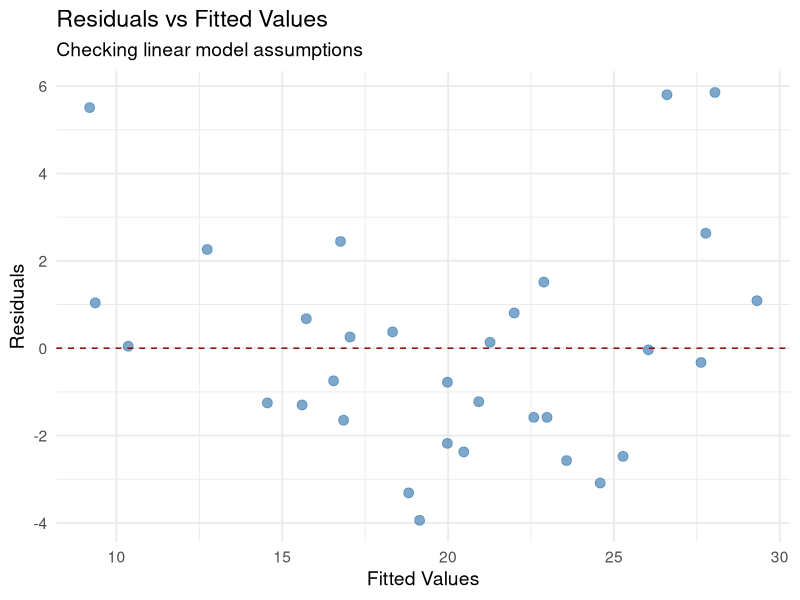
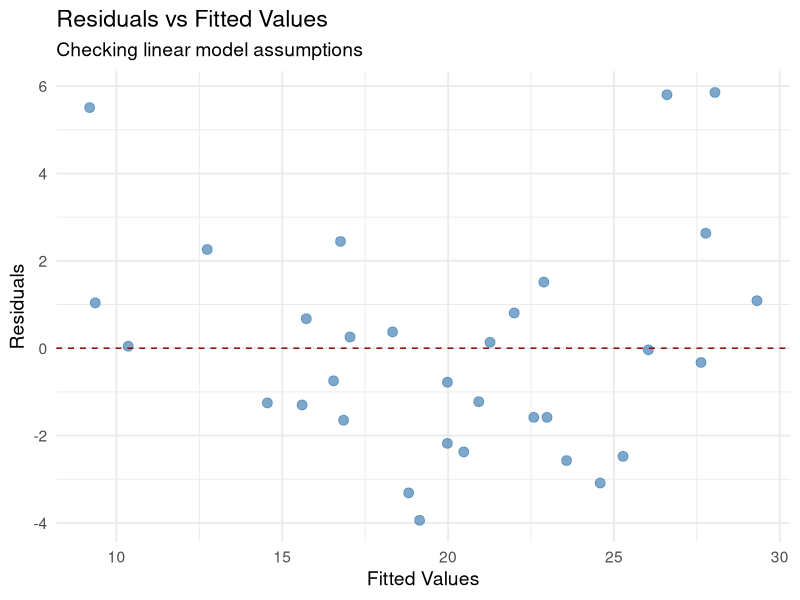

Generate these figures, in order, with R:
# Enhanced Linear Regression on mtcars
if (!require(ggplot2)) install.packages("ggplot2", repos = "https://cloud.r-project.org")
library(ggplot2)

# Fit model
model <- lm(mpg ~ wt + hp, data = mtcars)
summary_model <- summary(model)
cat("=== Linear Regression Summary ===\n")
print(summary_model)

# Save coefficients and R²
coef_df <- data.frame(Coefficient = names(coef(model)), Estimate = coef(model))
coef_df$R_Squared <- summary_model$r.squared
write.csv(coef_df, "lm_results.csv", row.names = FALSE)
cat("\nModel coefficients and R² saved to lm_results.csv\n")

# Plot fitted vs residuals for diagnostics
ggplot(data = data.frame(fitted = fitted(model), residuals = resid(model)), 
       aes(x = fitted, y = residuals)) +
  geom_point(color = "steelblue", size = 3, alpha = 0.7) +
  geom_hline(yintercept = 0, linetype = "dashed", color = "darkred") +
  labs(
    title = "Residuals vs Fitted Values",
    subtitle = "Checking linear model assumptions",
    x = "Fitted Values",
    y = "Residuals"
  ) +
  theme_minimal(base_size = 14)

ggsave("lm_diagnostics.png", width = 7, height = 5)
cat("Diagnostic plot saved as lm_diagnostics.png\n")